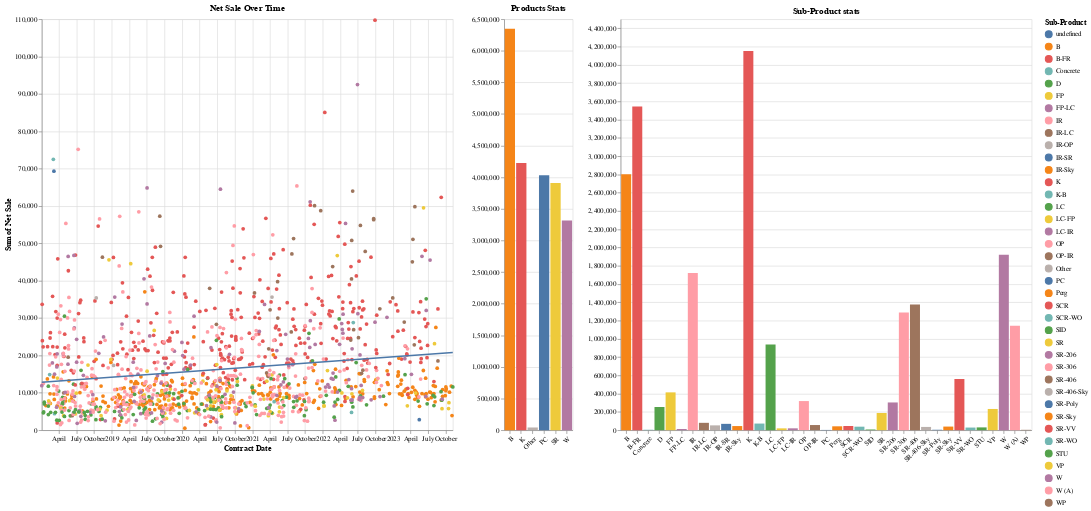

Notebook code cell kept with this figure:
### Code cell
# Input selections
brush = alt.selection_point(
    fields=['Sub-Product'],
    bind='legend',
    #on= 'mouseover',
    #nearest=True
)

# Chart elements
year_selection = alt.selection_point(
    name='Contract Date',
    fields=['year'],
    bind=alt.binding_select(
        options= [None] + year_options,
        labels= ['All'] + year_labels,
        ),
)

product_selection = alt.selection_point(
    name='Main',
    fields=['Product'],
    bind= alt.binding_select(
        options= [None] + product_options,
        labels= ['All'] + product_labels,
    ),
)

sub_product_selection = alt.selection_point(
    name='Select',
    fields=['Sub-Product'],
    bind= alt.binding_select(
        options= [None] + sub_product_options,
        labels= ['All'] + sub_product_labels,
    ),
)

designer_selection = alt.selection_point(
    name='Select',
    fields=['Designer'],
    bind= alt.binding_select(
        options= [None] + designer_options,
        labels= ['All'] + designer_labels,
    ),
)

# Chart Elements
year = alt.Chart(data).mark_point(filled=True).encode(
    y=alt.Y('sum(Net Sale)'),
    x='Contract Date',
    color= alt.Color('Sub-Product', legend= alt.Legend(columns= 1, symbolLimit= 0, title= 'Sub-Product')),
    tooltip= ['Contract Date',
                alt.Tooltip('Net Sale', format='.2f'),
                'Product',
                'Sub-Product',
                'Designer',
                alt.Tooltip('Margin', format='.2f'),
                alt.Tooltip('Profit', format='.2f'),
                'Over (Under) Par',
                ],
    opacity= alt.condition(sub_product_selection, alt.value(1), alt.value(0.1)),
).add_params(
    year_selection,
    product_selection,
    designer_selection
).transform_filter(
    year_selection & product_selection & designer_selection & sub_product_selection
).properties(
    width= 600,
    height= 600,
    title= 'Net Sale Over Time'
)

hist_product = alt.Chart(data).mark_bar().encode(
    y=alt.Y('sum(Net Sale)', axis= alt.Axis(title=None)),
    x= alt.X('Product', axis= alt.Axis(title=None, labelAngle= -45)),
    color= 'Product',
    tooltip= ['Product',
            'count()',
            alt.Tooltip('sum(Net Sale)', format='.2f'),
            alt.Tooltip('average(Margin)', format='.2f'),
            alt.Tooltip('average(Comm %)', format='.2f'),
            alt.Tooltip('average(Profit)', format='.2f'),
            ],
    opacity= alt.condition(sub_product_selection, alt.value(1), alt.value(0.1))
).add_params(
    year_selection,
    product_selection,
    designer_selection
).transform_filter(
    year_selection & product_selection & designer_selection
).properties(
    width= 100,
    height= 600,
    title= 'Products Stats'
)

hist_sub_product = alt.Chart(data).mark_bar().encode(
    y=alt.Y('sum(Net Sale)', axis= alt.Axis(title=None)),
    x= alt.X('Sub-Product', axis= alt.Axis(title=None, labelAngle= -45)),
    color= 'Sub-Product',
    tooltip= ['Sub-Product',
            'count()',
            alt.Tooltip('sum(Net Sale)', format='.2f'),
            alt.Tooltip('average(Margin)', format='.2f'),
            alt.Tooltip('average(Comm %)', format='.2f'),
            alt.Tooltip('average(Profit)', format='.2f'),
            ],
    opacity= alt.condition(sub_product_selection, alt.value(1), alt.value(0.1))
).add_params(
    year_selection,
    product_selection,
    designer_selection,
    sub_product_selection
).transform_filter(
    year_selection & product_selection & designer_selection
).properties(
    width= 600,
    height= 600,
    title= 'Sub-Product stats'
)

dashboard = (year + year.transform_regression('Contract Date', 'Net Sale').mark_line() | hist_product | hist_sub_product)
dashboard

### Figure 1 — Vega-Lite specification as saved in the notebook (floating-point values rounded to 4 significant figures; data arrays with more than 128 entries replaced by an {"elided": "..."} marker saying what was removed)
{"config": {"view": {"continuousWidth": 300, "continuousHeight": 300}}, "hconcat": [{"layer": [{"mark": {"type": "point", "filled": true}, "encoding": {"color": {"field": "Sub-Product", "legend": {"columns": 1, "symbolLimit": 0, "title": "Sub-Product"}, "type": "nominal"}, "opacity": {"condition": {"param": "Select", "value": 1}, "value": 0.1}, "tooltip": [{"field": "Contract Date", "type": "temporal"}, {"field": "Net Sale", "format": ".2f", "type": "quantitative"}, {"field": "Product", "type": "nominal"}, {"field": "Sub-Product", "type": "nominal"}, {"field": "Designer", "type": "nominal"}, {"field": "Margin", "format": ".2f", "type": "quantitative"}, {"field": "Profit", "format": ".2f", "type": "quantitative"}, {"field": "Over (Under) Par", "type": "quantitative"}], "x": {"field": "Contract Date", "type": "temporal"}, "y": {"aggregate": "sum", "field": "Net Sale", "type": "quantitative"}}, "name": "view_26", "title": "Net Sale Over Time", "transform": [{"filter": {"and": [{"and": [{"and": [{"param": "Contract Date"}, {"param": "Main"}]}, {"param": "Select"}]}, {"param": "Select"}]}}]}, {"mark": {"type": "line"}, "encoding": {"color": {"field": "Sub-Product", "legend": {"columns": 1, "symbolLimit": 0, "title": "Sub-Product"}, "type": "nominal"}, "opacity": {"condition": {"param": "Select", "value": 1}, "value": 0.1}, "tooltip": [{"field": "Contract Date", "type": "temporal"}, {"field": "Net Sale", "format": ".2f", "type": "quantitative"}, {"field": "Product", "type": "nominal"}, {"field": "Sub-Product", "type": "nominal"}, {"field": "Designer", "type": "nominal"}, {"field": "Margin", "format": ".2f", "type": "quantitative"}, {"field": "Profit", "format": ".2f", "type": "quantitative"}, {"field": "Over (Under) Par", "type": "quantitative"}], "x": {"field": "Contract Date", "type": "temporal"}, "y": {"aggregate": "sum", "field": "Net Sale", "type": "quantitative"}}, "title": "Net Sale Over Time", "transform": [{"filter": {"and": [{"and": [{"and": [{"param": "Contract Date"}, {"param": "Main"}]}, {"param": "Select"}]}, {"param": "Select"}]}}, {"on": "Contract Date", "regression": "Net Sale"}]}], "height": 600, "width": 600}, {"mark": {"type": "bar"}, "encoding": {"color": {"field": "Product", "type": "nominal"}, "opacity": {"condition": {"param": "Select", "value": 1}, "value": 0.1}, "tooltip": [{"field": "Product", "type": "nominal"}, {"aggregate": "count", "type": "quantitative"}, {"aggregate": "sum", "field": "Net Sale", "format": ".2f", "type": "quantitative"}, {"aggregate": "average", "field": "Margin", "format": ".2f", "type": "quantitative"}, {"aggregate": "average", "field": "Comm %", "format": ".2f", "type": "quantitative"}, {"aggregate": "average", "field": "Profit", "format": ".2f", "type": "quantitative"}], "x": {"axis": {"labelAngle": -45, "title": null}, "field": "Product", "type": "nominal"}, "y": {"aggregate": "sum", "axis": {"title": null}, "field": "Net Sale", "type": "quantitative"}}, "height": 600, "name": "view_27", "title": "Products Stats", "transform": [{"filter": {"and": [{"and": [{"param": "Contract Date"}, {"param": "Main"}]}, {"param": "Select"}]}}], "width": 100}, {"mark": {"type": "bar"}, "encoding": {"color": {"field": "Sub-Product", "type": "nominal"}, "opacity": {"condition": {"param": "Select", "value": 1}, "value": 0.1}, "tooltip": [{"field": "Sub-Product", "type": "nominal"}, {"aggregate": "count", "type": "quantitative"}, {"aggregate": "sum", "field": "Net Sale", "format": ".2f", "type": "quantitative"}, {"aggregate": "average", "field": "Margin", "format": ".2f", "type": "quantitative"}, {"aggregate": "average", "field": "Comm %", "format": ".2f", "type": "quantitative"}, {"aggregate": "average", "field": "Profit", "format": ".2f", "type": "quantitative"}], "x": {"axis": {"labelAngle": -45, "title": null}, "field": "Sub-Product", "type": "nominal"}, "y": {"aggregate": "sum", "axis": {"title": null}, "field": "Net Sale", "type": "quantitative"}}, "height": 600, "name": "view_28", "title": "Sub-Product stats", "transform": [{"filter": {"and": [{"and": [{"param": "Contract Date"}, {"param": "Main"}]}, {"param": "Select"}]}}], "width": 600}], "data": {"name": "data-ce3424976af297293dc6b599fa3739db"}, "params": [{"name": "Contract Date", "select": {"type": "point", "fields": ["year"]}, "bind": {"input": "select", "options": [null, "2018", "2019", "2020", "2021", "2022", "2023"], "labels": ["All", "2018", "2019", "2020", "2021", "2022", "2023"]}, "views": ["view_26", "view_27", "view_28"]}, {"name": "Main", "select": {"type": "point", "fields": ["Product"]}, "bind": {"input": "select", "options": [null, "B", "K", "Other", "PC", "SR", "W"], "labels": ["All", "B", "K", "Other", "PC", "SR", "W"]}, "views": ["view_26", "view_27", "view_28"]}, {"name": "Select", "select": {"type": "point", "fields": ["Designer"]}, "bind": {"input": "select", "options": [null, "AC", "AG", "BH", "BS", "CD", "DG", "EK", "EN", "GL", "House", "JG", "JP", "JQ", "LJ", "MS", "MW", "NS", "T", "TR"], "labels": ["All", "AC", "AG", "BH", "BS", "CD", "DG", "EK", "EN", "GL", "House", "JG", "JP", "JQ", "LJ", "MS", "MW", "NS", "T", "TR"]}, "views": ["view_26", "view_27", "view_28"]}, {"name": "Select", "select": {"type": "point", "fields": ["Sub-Product"]}, "bind": {"input": "select", "options": [null, "B", "B-FR", "Concrete", "D", "FP", "FP-LC", "IR", "IR-LC", "IR-OP", "IR-SR", "IR-Sky", "K", "K-B", "LC", "LC-FP", "LC-IR", "OP", "OP-IR", "PC", "Perg", "SCR", "SCR-WO", "SID", "SR", "SR-206", "SR-306", "SR-406", "SR-406-Sky", "SR-Poly", "SR-Sky", "SR-VV", "SR-WO", "STU", "VP", "W", "W (A)", "WP"], "labels": ["All", "B", "B-FR", "Concrete", "D", "FP", "FP-LC", "IR", "IR-LC", "IR-OP", "IR-SR", "IR-Sky", "K", "K-B", "LC", "LC-FP", "LC-IR", "OP", "OP-IR", "PC", "Perg", "SCR", "SCR-WO", "SID", "SR", "SR-206", "SR-306", "SR-406", "SR-406-Sky", "SR-Poly", "SR-Sky", "SR-VV", "SR-WO", "STU", "VP", "W", "W (A)", "WP"]}, "views": ["view_28"]}], "$schema": "https://vega.github.io/schema/vega-lite/v5.16.3.json", "datasets": {"data-ce3424976af297293dc6b599fa3739db": {"elided": "1339 records"}}}
